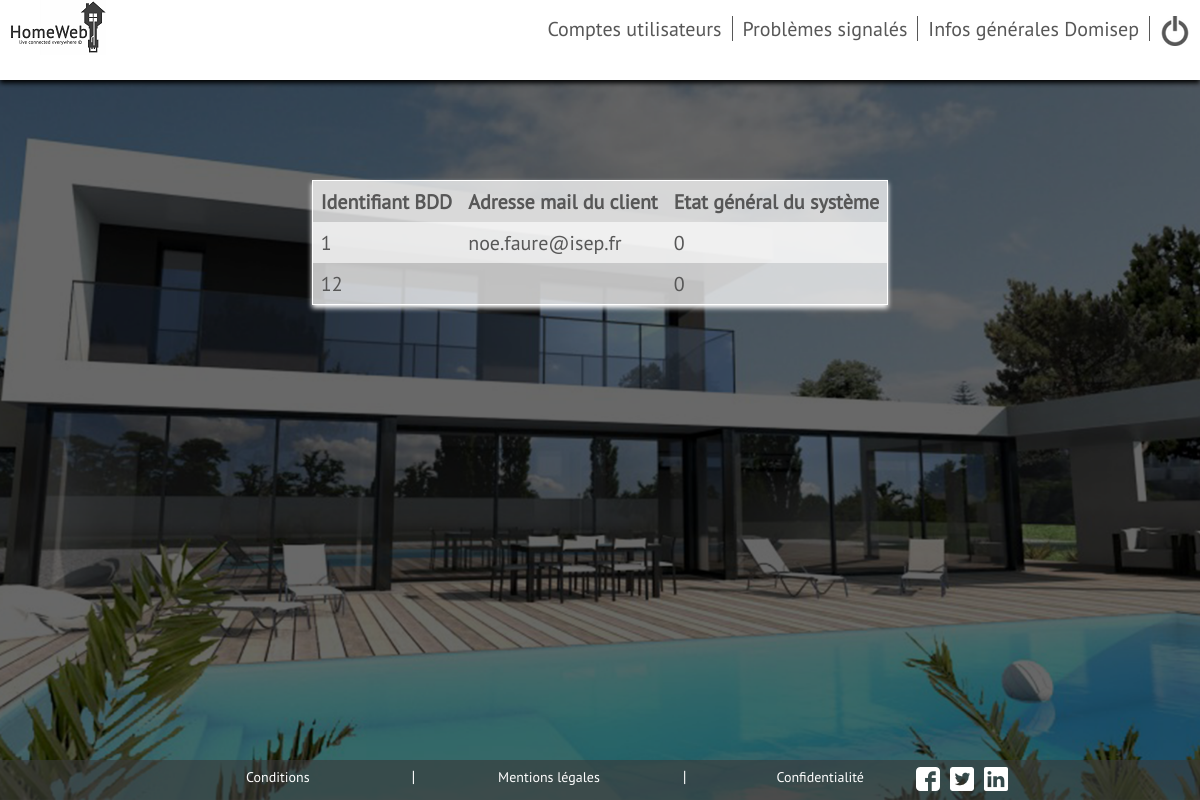
The page /Vues/admin.php (signed in) on the database as committed earlier.
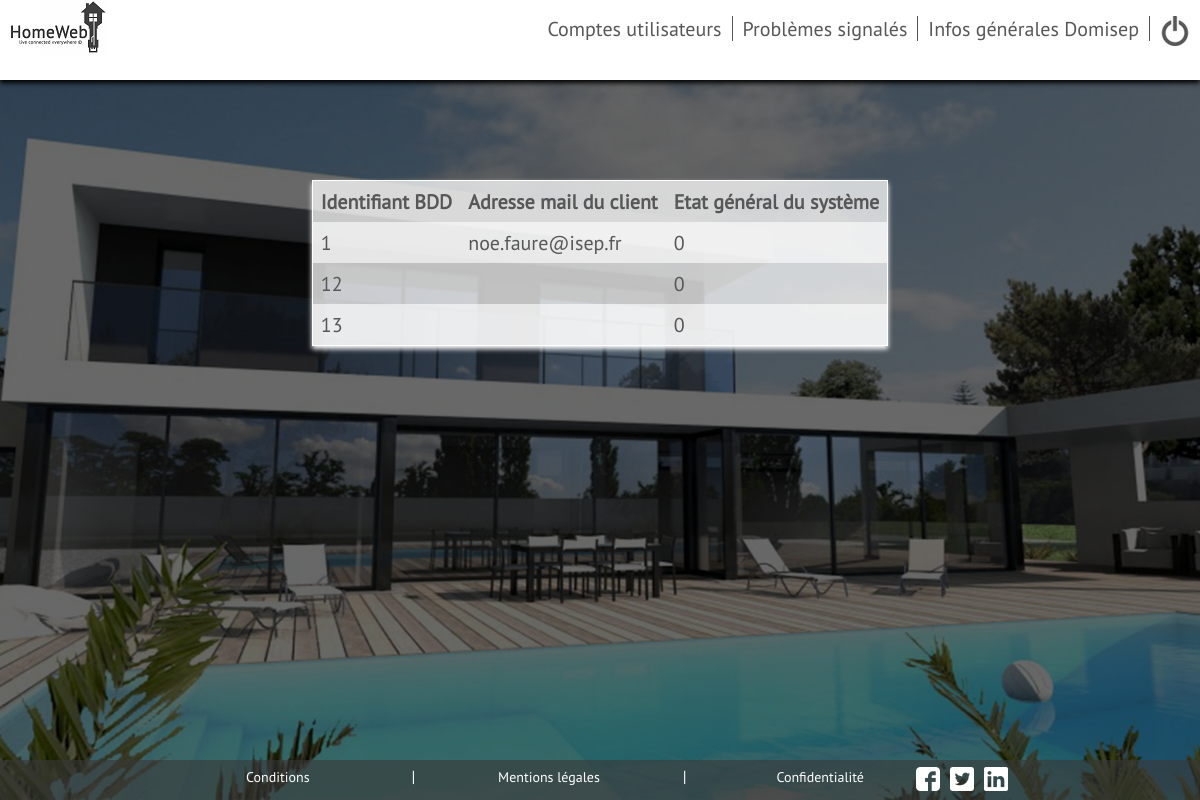
The same page on the database as committed later.
### tables this page shows
CREATE TABLE `utilisateurs` (
  `id` int(11) NOT NULL,
  `mail` varchar(255) NOT NULL,
  `mdp` varchar(255) NOT NULL,
  `etat_general` int(11) NOT NULL
);

### Vues/admin.php (the view, shortened to what this page needs)
<!DOCTYPE HTML>
<?php
require("../Modele/connexionBDD.php");
?>
<html>
	<head>
		<link rel="stylesheet" type="text/css" href="../Styles/main.css" />
	</head>
	<body>
        <div id="page">
            <header>
                <?php
                include ("../entete_admin.php");
                ?>
            </header>
            <?php
            $reponse = $db->query('SELECT * FROM utilisateurs');
            ?>
            <table>
                <tr>
                    <th>Identifiant BDD</th>
                    <th>Adresse mail du client</th>
                    <th>Etat général du système</th>
                </tr>
            <?php
            while($donnees = $reponse->fetch())
            {
            ?>
                <tr>
                    <td><?php echo $donnees['id'];?></td>
                    <td><?php echo $donnees['mail'];?></td>
                    <td><?php echo $donnees['etat_general'];?></td>
                </tr>
            <?php
            }
            ?>
            </table>
            <?php include ("../footer.php");?>
        </div>
	</body>
</html>

### entete_admin.php
<?php
echo '  <div id="logo">
            <a href="../image/logo.png"><img src="../image/logomini.png" alt="Logo HomeWeb" />
        </div>
        <nav>
            <ul>
                <li><a href="admin.php">Comptes utilisateurs</a></li>
                <li><a href="probleme.php">Problèmes signalés</a></li>
                <li><a href="domisep.php">Infos générales Domisep</a></li>
                <div id=logodeco><a href="../Controleur/logout_admin.php"><img src="../Vues/image/onoff.png"></a></div>
            </ul>
        </nav>';
?>

### footer.php
<?php echo' <footer>
                <nav>
                    <ul>
                        <li><a href="#">Conditions</a></li>
                        <li>|</li>
                        <li><a href="#">Mentions légales</a></li>
                        <li>|</li>
                        <li><a href="#">Confidentialité</a></li>
                    <div id=social>
                        <ul>
                        <li><a href="../image/facebook.png"><img src="image/facebook.png" alt="Facebook" title="Facebook"/></li>
                        <li><a href="../image/twitter.png"><img src="image/twitter.png" alt="Twitter" title="Twitter"/></li>
                        <li><a href="../image/linkedin.png"><img src="image/linkedin.png" alt="Linkedin" title="Linkedin"/></li>
                        </ul>
                    </div>
                    </ul>
                </nav>
            </footer>';?>

### Styles/main.css (style rules this page uses)
html, #page { height: 100%; width: 100%; }
body { background: url('../image/fond.png') ; background-position: center ; background-repeat: no-repeat ; background-attachment: fixed ; background-size: cover ; color: #575757; font-family: pt_sansregular; margin: 0px; height: 100%; }
#logo { margin-left: 10px; }
header nav ul { list-style-type: none; display: flex; }
header nav li { padding-left:10px; padding-right:10px; border: 1px; border-right-style:solid; }
header { display: flex; justify-content: space-between; background-color: white; box-shadow: 0px 3px 5px black; height: 10%; }
footer { display: flex; bottom:0; position:absolute; width:100%; background-color: rgba(57,57,57,0.6); color:white; height: 5%; text-align:center; list-style:none; }
footer nav { width:100%; }
footer nav ul { list-style-type:none; display:flex; width:65%; padding:0; margin:auto; margin-top:0.5%; margin-bottom:0.5%; }
footer nav li { width:100%; }
footer nav ul li a { color:white; font-size:14px; }
nav a { font-size: 20px; text-decoration: none; color: #575757; }
#logodeco { height:25px; margin-left: 10px; margin-right:10px; }
table { color:#575757; margin-top:100px; border: 1px solid white; border-collapse: collapse; margin:auto; margin-top:100px; box-shadow: 0px 3px 5px white; font-size:20px; }
td, th { text-align: left; padding: 8px; }
tr:nth-child(even) { background-color: rgba(255,255,255,0.9); }
tr:nth-child(odd) { background-color: rgba(255,255,255,0.75);; }
#social ul li { margin-left:10px; display:flex; justify-content: flex-end; }

Rows that differ between the two databases and show on the page:
added utilisateurs: id "13", etat_general "0"
